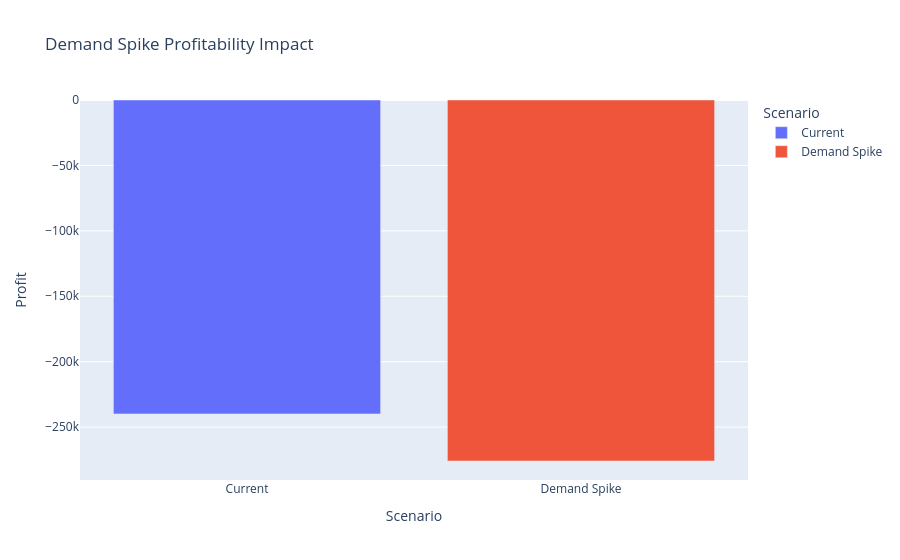

Notebook cell for this chart:
### Code cell
scenario_df = pd.DataFrame({

    "Scenario": [
        "Current",
        "Demand Spike"
    ],

    "Profit": [
        base_profit,
        projected_profit
    ]
})

fig = px.bar(

    scenario_df,

    x="Scenario",

    y="Profit",

    color="Scenario",

    title="Demand Spike Profitability Impact"

)

fig.show()

### Figure 1 — Plotly figure (JSON) as saved in the notebook; plotly's stock layout.template omitted (floating-point values rounded to 4 significant figures)
{"data": [{"hovertemplate": "Scenario=%{x}<br>Profit=%{y}<extra></extra>", "legendgroup": "Current", "marker": {"color": "#636efa", "pattern": {"shape": ""}}, "name": "Current", "orientation": "v", "showlegend": true, "textposition": "auto", "type": "bar", "x": ["Current"], "xaxis": "x", "y": [-239900.0], "yaxis": "y"}, {"hovertemplate": "Scenario=%{x}<br>Profit=%{y}<extra></extra>", "legendgroup": "Demand Spike", "marker": {"color": "#EF553B", "pattern": {"shape": ""}}, "name": "Demand Spike", "orientation": "v", "showlegend": true, "textposition": "auto", "type": "bar", "x": ["Demand Spike"], "xaxis": "x", "y": [-275900.0], "yaxis": "y"}], "layout": {"barmode": "relative", "legend": {"title": {"text": "Scenario"}, "tracegroupgap": 0}, "title": {"text": "Demand Spike Profitability Impact"}, "xaxis": {"anchor": "y", "categoryarray": ["Current", "Demand Spike"], "categoryorder": "array", "domain": [0, 1], "title": {"text": "Scenario"}}, "yaxis": {"anchor": "x", "domain": [0, 1], "title": {"text": "Profit"}}}}
